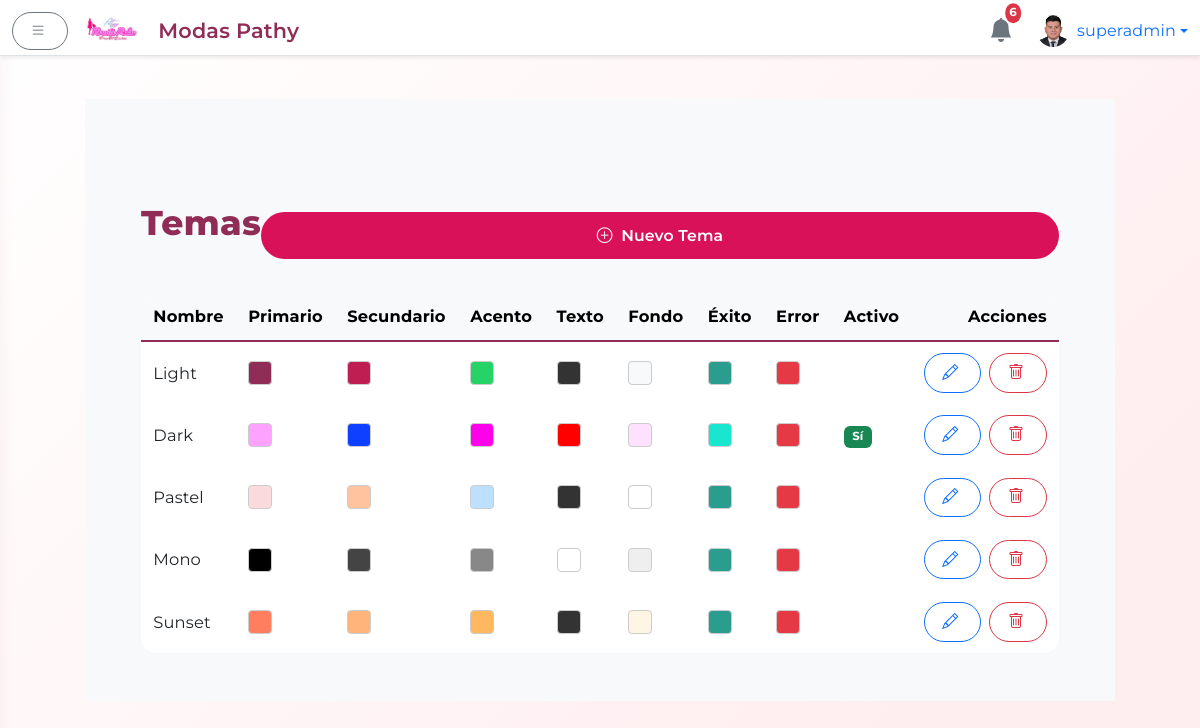
The app's page /admin/themes (signed in) with its own data.
### app.py (models this page shows, shortened)
class User(UserMixin, db.Model):
    id = db.Column(db.Integer, primary_key=True)
    username = db.Column(db.String(64), unique=True, nullable=False)
    name = db.Column(db.String(128), nullable=True)
    password = db.Column(db.String(128), nullable=False)
    is_superadmin = db.Column(db.Boolean, default=False)
    profile_image = db.Column(db.String(256), nullable=True)

class Theme(db.Model):
    __tablename__ = 'themes'
    id         = db.Column(db.Integer, primary_key=True)
    name       = db.Column(db.String(50), unique=True, nullable=False)
    primary    = db.Column(db.String(7), nullable=False)  # e.g. #8F2D56
    secondary  = db.Column(db.String(7), nullable=False)  # e.g. #BF1E53
    accent     = db.Column(db.String(7), nullable=False)  # e.g. #25D366
    text_color = db.Column(db.String(7), nullable=False)  # e.g. #333333
    bg_color   = db.Column(db.String(7), nullable=False)  # e.g. #F8F9FA
    success    = db.Column(db.String(7), nullable=False)  # e.g. #2A9D8F
    error      = db.Column(db.String(7), nullable=False)  # e.g. #E63946
    is_default = db.Column(db.Boolean, default=False)
    created_at = db.Column(db.DateTime, default=datetime.utcnow)

### app.py (the view)
@app.route('/admin/themes')
@login_required
@superadmin_required
def admin_themes():
    temas = Theme.query.order_by(Theme.created_at.desc()).all()
    return render_template('admin/themes.html', temas=temas)

### app.py (called while the page is built, shortened)
def superadmin_required(f):
    @wraps(f)
    def decorated_function(*args, **kwargs):
        if not current_user.is_authenticated or not getattr(current_user, 'is_superadmin', False):
            abort(403)
        return f(*args, **kwargs)
    return decorated_function

@app.context_processor
def inject_notifications():
    notifications = Notification.query.order_by(Notification.timestamp.desc()).limit(6).all()
    notifs = [
        {
            'message': n.message,
            'timestamp': n.timestamp.strftime('%d/%m %H:%M'),
            'admin_name': n.admin_name
        }
        for n in notifications
    ]
    return dict(notifications=notifs)

@app.context_processor
def inject_theme():
    active = Theme.query.filter_by(is_default=True).first()
    all_themes = Theme.query.order_by(Theme.name).all()
    return {
        'active_theme': active,
        'all_themes': all_themes
    }

@app.before_request
def seed_themes_once():
    global _seeded
    db.create_all()

@login.user_loader
def load_user(user_id):
    return db.session.get(User, int(user_id))

@app.context_processor
def inject_public_data():
    categorias = Category.query.order_by(Category.name).all()
    return {
        'public_categories': categorias,
        'now': lambda fmt=None: datetime.utcnow().strftime(fmt or '%Y'),
        'contact_info': ContactInfo.query.first()
    }

### templates/admin/themes.html (shortened to what this page needs)
{% extends 'admin/base_admin.html' %}
{% block body_admin %}
<div class="container-fluid">
  <div class="d-flex justify-content-between align-items-center mb-4">
    <h2>Temas</h2>
    <a href="{{ url_for('admin_create_theme') }}" class="btn btn-primary">
      <i class="bi bi-plus-circle me-1"></i> Nuevo Tema
    </a>
  </div>
  <div class="table-responsive">
    <table class="table table-hover align-middle">
      <thead class="table-light">
        <tr>
          <th>Nombre</th>
          <th>Primario</th>
          <th>Secundario</th>
          <th>Acento</th>
          <th>Texto</th>
          <th>Fondo</th>
          <th>Éxito</th>
          <th>Error</th>
          <th>Activo</th>
          <th class="text-end">Acciones</th>
        </tr>
      </thead>
      <tbody>
        {% for tema in temas %}
        <tr>
          <td>{{ tema.name }}</td>
          {% for col in [tema.primary, tema.secondary, tema.accent, tema.text_color, tema.bg_color, tema.success, tema.error] %}
          <td>
            <div
              style="width:1.5rem; height:1.5rem; border-radius:.25rem;
                     background: {{ col }}; border:1px solid #ccc">
            </div>
          </td>
          {% endfor %}
          <td>
            {% if tema.is_default %}
            <span class="badge bg-success">Sí</span>
            {% endif %}
          </td>
          <td class="text-end">
            <a href="{{ url_for('admin_edit_theme', id=tema.id) }}"
               class="btn btn-sm btn-outline-primary me-1">
              <i class="bi bi-pencil"></i>
            </a>
            <form action="{{ url_for('admin_delete_theme', id=tema.id) }}" method="POST" class="d-inline">
              <button type="submit"
                      class="btn btn-sm btn-outline-danger"
                      onclick="return confirm('¿Eliminar el tema «{{ tema.name }}»?')">
                <i class="bi bi-trash"></i>
              </button>
            </form>
          </td>
        </tr>
        {% else %}
        <tr>
          <td colspan="10" class="text-center text-muted">No hay temas definidos.</td>
        </tr>
        {% endfor %}
      </tbody>
    </table>
  </div>
</div>
{% endblock %}

### templates/admin/base_admin.html (shortened to what this page needs)
<!DOCTYPE html>
<html lang="es">
<head>
  <link href="https://cdn.jsdelivr.net/npm/bootstrap@5.3.0/dist/css/bootstrap.min.css" rel="stylesheet"/>
  <link href="https://cdn.jsdelivr.net/npm/bootstrap-icons@1.10.5/font/bootstrap-icons.css" rel="stylesheet"/>
  <link rel="stylesheet" href="https://cdnjs.cloudflare.com/ajax/libs/animate.css/4.1.1/animate.min.css"/>
  <link rel="stylesheet" href="{{ url_for('static', filename='css/admin.css') }}"/>
  <link rel="stylesheet" href="{{ url_for('static', filename='css/login.css') }}"/>
</head>
<body>
  <div aria-live="polite" aria-atomic="true" class="position-fixed top-0 end-0 p-3" style="z-index: 1055;">
  </div>
  <header class="navbar navbar-light bg-white border-bottom fixed-top shadow-sm">
    <div class="container-fluid">
      <button id="sidebarToggle" class="btn btn-outline-secondary me-3">
        <i class="bi bi-list"></i>
      </button>
      <a href="{{ url_for('admin_dashboard') }}" class="navbar-brand d-flex align-items-center mb-0 h1" style="gap:10px;">
        <img src="{{ url_for('static', filename='images/logo.png') }}" alt="Logo" height="36" class="d-inline-block align-text-top" style="margin-right:8px;">
        <span class="d-none d-md-inline" style="font-size:1.3rem; font-weight:600; color:#8F2D56;">Modas Pathy</span>
      </a>
      <div class="d-flex align-items-center ms-auto">
        <div class="position-relative me-4 dropdown">
          <a href="#" id="notifDropdown" data-bs-toggle="dropdown" aria-expanded="false" class="text-decoration-none">
            <i class="bi bi-bell-fill fs-4 text-secondary"></i>
            <span class="badge bg-danger position-absolute top-0 start-100 translate-middle p-1 rounded-circle">
              {{ notifications|length if notifications else 0 }}
            </span>
          </a>
        </div>
        <div class="dropdown">
          <a href="#" class="d-flex align-items-center text-decoration-none dropdown-toggle" id="dropdownUser" data-bs-toggle="dropdown" aria-expanded="false">
            <img src="{% if current_user.profile_image %}
                        {{ url_for('static', filename='perfiles/' ~ current_user.profile_image) }}
                      {% else %}
                        {{ url_for('static', filename='perfiles/default.png') }}
                      {% endif %}"
                 alt="Avatar" width="32" height="32" class="rounded-circle me-2" style="object-fit:cover;">
            <span>{{ current_user.username }}</span>
          </a>
        </div>
      </div>
    </div>
  </header>
  <div class="d-flex">
<main class="flex-grow-1 bg-light">
  <div class="container-fluid mt-5 pt-4">
    {% block body_admin %}{% endblock %}
  </div>
</main>
</body>
</html>

### static/css/admin.css (style rules this page uses)
:root { --rojo: #D81159; --fucsia: #8F2D56; --accent: #8F2D56; --accent-light: rgba(143,45,86,0.08); --blanco: #FFFFFF; --gris-claro: #f8f9fa; --gris-oscuro: #e3e3e3; --shadow-card: 0 4px 24px rgba(143, 45, 86, 0.09); --shadow-hover: 0 8px 36px rgba(143, 45, 86, 0.18); }
body, .form-label, .btn, .card-title, .navbar-brand, .nav-link { font-family: 'Montserrat', sans-serif; letter-spacing: 0.01em; }
body { margin-top: 56px; background: linear-gradient(145deg, var(--blanco) 60%, var(--gris-claro) 100%); }
header.navbar { height: 56px; z-index: 1000; box-shadow: 0 4px 18px rgba(143, 45, 86, 0.07); }
main { transition: margin-left 0.3s cubic-bezier(.87,-.41,.19,1.44); margin-left: 0; padding: 2rem; }
h2 { font-size: 2.15rem; color: var(--fucsia); margin-bottom: 1.5rem; letter-spacing: 0.01em; font-weight: 800; }
.badge { font-size: 0.73rem; padding: 0.45em 0.72em; }
.table { background: var(--blanco); border-radius: 1rem; overflow: hidden; }
.table thead { background: var(--gris-claro); color: var(--fucsia); font-weight: 600; border-bottom: 2.5px solid var(--accent); }
.table th, .table td { vertical-align: middle; border: none; font-size: 1.02em; padding: 0.7em 0.75em; }
.btn { font-size: 0.98em; border-radius: 2em !important; font-weight: 500; padding: 0.42em 1.1em; letter-spacing: 0.01em; box-shadow: none; transition: background 0.15s, color 0.15s, box-shadow 0.15s; }
.btn-primary { background: var(--rojo); border: none; }
.btn-outline-secondary, .btn-outline-danger { border-width: 1.4px; }
.btn i { margin-right: 4px; }
.table-responsive { border-radius: 1.3rem; }

### static/css/login.css (style rules this page uses)
:root { --rojo: #D81159; --rojo-oscuro: #B50E47; --blanco: #FFFFFF; }
body { font-family: 'Montserrat', sans-serif; background: linear-gradient(135deg, #ffffff 0%, #ffeef0 80%); display: flex; align-items: center; justify-content: center; min-height: 100vh; margin: 0; }
.btn-primary { background-color: var(--rojo); border-color: var(--rojo); border-radius: 0.5rem; font-weight: 600; padding: 0.75rem; width: 100%; }

### records on screen
User: profile_image (picture), username "superadmin"
Theme: name "Light"
Theme: name "Dark", is_default "Sí"
Theme: name "Pastel"
Theme: name "Mono"
Theme: name "Sunset"

### other values on screen
{{ notifications|length if notifications else 0 }} "6"
